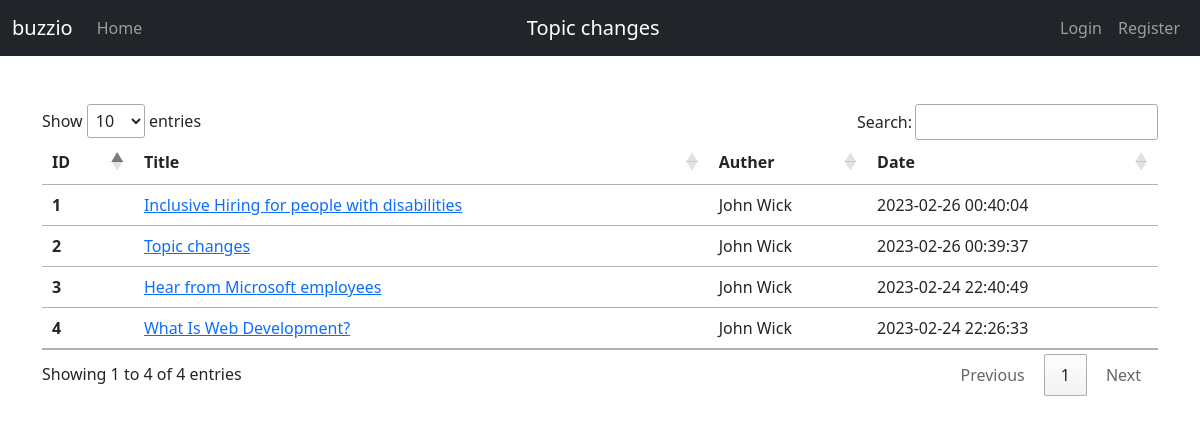
The page / on the database its author committed.
### tables this page shows
CREATE TABLE `compose` (
  `category_id` int(11) NOT NULL AUTO_INCREMENT,
  `category_type` varchar(255) NOT NULL,
  `title` varchar(255) NOT NULL,
  `content` varchar(5000) NOT NULL,
  `created_date` datetime NOT NULL,
  `compose_username` varchar(255) NOT NULL,
  `highlights` enum('Yes','No') NOT NULL DEFAULT 'No',
  `authurname` varchar(100) NOT NULL,
  `user_id` int(11) NOT NULL,
  PRIMARY KEY (`category_id`),
  KEY `fk_user_id` (`user_id`),
  CONSTRAINT `fk_user_id` FOREIGN KEY (`user_id`) REFERENCES `usersregistration` (`register_id`) ON DELETE CASCADE
);

### auth/dbaccess.php (called while the page is built, shortened)
<?php
class User
{
    private $dbserver = "localhost";
    private $dbusername = "root";
    private $dbpassword = "mysqlpassword";
    private $dbdatabase = "usersdb";
    protected $db;
    public function __construct()
    {
        $this->db = new mysqli($this->dbserver, $this->dbusername, $this->dbpassword, $this->dbdatabase);
    }
    public function allIndex_Query()
    {
        $stmt = $this->db->prepare("SELECT * FROM compose ORDER BY created_date DESC");
        $stmt->execute();
        $result = $stmt->get_result();
        if ($result->num_rows > 0) {
            $rows = $result->fetch_all(MYSQLI_ASSOC);
            return $rows;
        } else {
            return false;
        }
    }
    public function highlight_Query($highlight)
    {
        $stmt = $this->db->prepare("SELECT * FROM compose WHERE highlights = ? ORDER BY created_date DESC");
        $stmt->bind_param("s", $highlight);
        $stmt->execute();
        $result = $stmt->get_result();
        if ($result->num_rows > 0) {
            $rows = $result->fetch_assoc();
            return $rows;
        } else {
            return false;
        }
    }
}
?>

### auth/query.php (called while the page is built, shortened)
<?php
function indexQuery(){
    require_once 'dbaccess.php';
    $user = new User();
    return $user->allIndex_Query();
}
function highlight($highlight){
    return highligthQuery($highlight);
}
function highligthQuery($highlight){
    require_once 'dbaccess.php';
    $user = new User();
    return $user->highlight_Query($highlight);
}
?>

### index.php (the view, shortened to what this page needs)
<?php
require 'auth/query.php';
$highlight = highlight('Yes');
?>
<?php include 'hnf/header.php'; ?>
<nav class="navbar navbar-expand-md navbar-dark bg-dark">
  <div class="container-fluid">
    <a class="navbar-brand" href="index.php">buzzio</a>
    <div class="collapse navbar-collapse justify-content-between" id="navbarNav">
      <ul class="navbar-nav">
        <li class="nav-item">
          <a class="nav-link" href="index.php">Home</a>
        </li>
      </ul>
      <div>
        <?php echo '<a class="navbar-brand d-flex justify-content-center" href="view.php?category_id=' . $highlight['category_id'] . '">' . $highlight['title'] . '</a>'?>
      </div>
      <ul class="navbar-nav">
        <?php if (isset($_SESSION['authenticated'])) { ?>
          <li class="nav-item">
            <a class="nav-link" href="write.php">Write</a>
          </li>
          <li class="nav-item">
            <a class="nav-link" href="profile.php">Welcome, <?php echo $_SESSION['fullname']; ?></a>
          </li>
          <li class="nav-item">
            <a class="nav-link" href="auth/logout.php">Logout</a>
          </li>
        <?php } else { ?>
          <li class="nav-item">
            <a class="nav-link" href="auth/login.php">Login</a>
          </li>
          <li class="nav-item">
            <a class="nav-link" href="auth/registration.php">Register</a>
          </li>
        <?php } ?>
      </ul>
    </div>
  </div>
</nav>
<div class="container mt-5">
  <table class="table" id="myTable">
    <thead>
      <tr>
        <th scope="col">ID</th>
        <th scope="col">Title</th>
        <th scope="col">Auther</th>
        <th scope="col">Date</th>
      </tr>
    </thead>
    <tbody>
      <?php
      $records = indexQuery();
      $sno = 0;
      foreach ($records as $record) {
        $sno++;
        echo '<tr>';
        echo '<th scope="row">' . $sno . '</th>';
        echo '<td><a href="view.php?category_id=' . $record['category_id'] . '">' . $record['title'] . '</a></td>';
        echo '<td>' . $record['authurname'] . '</td>';
        echo '<td>' . $record['created_date'] . '</td>';
        echo '</tr>';
      }
      ?>
    </tbody>
  </table>
</div>
<?php include 'hnf/footer.php'; ?>

### hnf/header.php (shortened to what this page needs)
<!doctype html>
<html lang="en">
  <head>
    <link rel="stylesheet" href="//cdn.datatables.net/1.13.2/css/jquery.dataTables.min.css">
    <link href="https://cdn.jsdelivr.net/npm/bootstrap@5.3.0-alpha1/dist/css/bootstrap.min.css" rel="stylesheet">
  </head>
  <body>

### hnf/footer.php
</body>
</html>

### rows shown on the page
compose: title "Topic changes", authurname "John Wick", created_date "2023-02-26 00:39:37"
compose: title "Inclusive Hiring for people with disabilities", authurname "John Wick", created_date "2023-02-26 00:40:04"
compose: title "Hear from Microsoft employees", authurname "John Wick", created_date "2023-02-24 22:40:49"
compose: title "What Is Web Development?", authurname "John Wick", created_date "2023-02-24 22:26:33"
